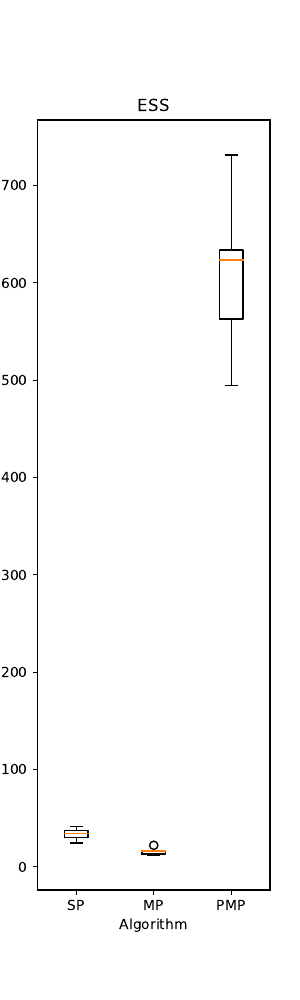

Here is the Python script that generated this plot:
import tensorflow as tf
import tensorflow_probability as tfp
import numpy as np
import random
import matplotlib.pyplot as plt
from scipy import stats
from tqdm import tqdm
import pandas as pd

import math
# 正态分布概率密度函数计算
def normal(x, mu, sigma):
    numerator = np.exp((-(x - mu) ** 2) / (2 * sigma ** 2))
    denominator = sigma * np.sqrt(2 * np.pi)
    return numerator / denominator


def SP(hops, mu, sigma):
    states = []
    burn_in = int(hops * 0.2)
    current = random.uniform(-1 * sigma + mu, 1 * sigma + mu)
    acc_num = 0
    rej_num = 0
    for i in tqdm(range(hops)):
        # 记录样本
        states.append(current)
        # 1.建议
        movement = current + random.uniform(-0.25, 0.25)
        # 2.计算接受率
        curr_prob = normal(x=current, mu=mu, sigma=sigma)
        move_prob = normal(x=movement, mu=mu, sigma=sigma)
        acceptance = move_prob / (curr_prob + move_prob)
        # 3.判定是否接受
        event = random.uniform(0, 1)
        if acceptance > event:
            current = movement
            acc_num = acc_num + 1
        else:
            rej_num = rej_num + 1

    return states[burn_in:]


def MP(hops, mu, sigma, N):
    d = 1
    I = 0
    X = np.empty([hops * (N + 1), d])
    X[0, 0] = random.uniform(-1 * sigma + mu, 1 * sigma + mu)
    Y = np.empty([N + 1, d])
    Y[0, 0] = X[0, 0]
    # generate N new points from the proposal 初始化产生N个建议值（可并行）
    for i in range(N):
        j = i + 1
        Y[j, 0] = X[0, 0] + np.random.normal()
    K = np.empty([N + 1, d])
    A = np.empty([N + 1, d])
    for i in tqdm(range(hops)):
        # 计算接受率（可并行）
        for j in range(N + 1):
            temp = 1
            for k in range(N + 1):
                K[k] = stats.norm.pdf(Y[j, 0], Y[k, 0])
                if j != k:
                    temp = K[k] * temp
            A[j, 0] = temp * normal(x=Y[j, 0], mu=mu, sigma=sigma)

        # 根据接受率采样
        B = pd.DataFrame(A.reshape(-1))
        index = pd.DataFrame(np.linspace(0, N, N + 1).astype(np.int32))
        X[i * N + i:(i + 1) * (N + 1), 0] = Y[index.sample(N + 1, replace=True, weights=B[0]).values.reshape(-1), 0]
        # 重新产生N个建议值（可并行）
        I = np.random.choice(np.linspace(i * N + i, (i + 1) * (N + 1) - 1, N + 1).astype(np.int32), 1)
        Y[0, 0] = X[I, 0]
        for i in range(N):
            j = i + 1
            Y[j, 0] = X[I, 0] + np.random.normal()

    return X[int(0.2 * hops * (N + 1)):, 0]
def PSP(hops, mu, sigma,N):

    d = 1
    I = 0
    X = np.empty([hops * (N + 1), d])
    X[0, 0] = random.uniform(-1 * sigma + mu, 1 * sigma + mu)
    Y = np.empty([N + 1, d])
    tree_deep = math.log2(N + 1)

    Y[0, 0] = X[0, 0]
    for i in range(int(tree_deep)):
        j = int(math.pow(2, i))
        for k in range(int(j)):
            Y[k+j] = Y[k] + np.random.normal()

    A = np.ones([N + 1, d])
    weights = np.empty([N + 1, d])

    for i in tqdm(range(hops)):
        # 1.计算接受率（可并行）
        ## 1.1 计算似然函数
        for all in range(N + 1):
            weights[all, 0] = normal(Y[all, 0], mu=mu, sigma=sigma)
        ## 1.2 计算接收概率
        A = np.ones([N + 1, d])
        for all in range(N + 1):
            for c in range(int(tree_deep)):
                judg = all
                j = int(math.pow(2, c + 1))
                half_j = int(j / 2)
                if judg > 0:
                    deep = int(math.log2(judg))
                while (judg > j - 1):
                    if (judg >= int(2 ** deep)):
                        judg = judg - int(2 ** deep)
                    deep = deep - 1
                if (judg < half_j):
                    w_new = weights[judg, 0] * stats.norm.pdf(Y[judg, 0], Y[judg + half_j, 0])
                    w_old = weights[judg + half_j, 0] * stats.norm.pdf(Y[judg + half_j, 0], Y[judg, 0])
                else:
                    w_new = weights[judg, 0] * stats.norm.pdf(Y[judg, 0], Y[judg - half_j, 0])
                    w_old = weights[judg - half_j, 0] * stats.norm.pdf(Y[judg - half_j, 0], Y[judg, 0])

                A[all, 0] = A[all, 0] * w_new / (w_new + w_old)

        B = pd.DataFrame(A.reshape(-1))
        index = pd.DataFrame(np.linspace(0, N, N + 1).astype(np.int32))
        X[i * N + i:(i + 1) * (N + 1), 0] = Y[index.sample(N + 1, replace=True, weights=B[0]).values.reshape(-1), 0]
        # 重新产生N个建议值（可并行）
        I = np.random.choice(np.linspace(i * N + i, (i + 1) * (N + 1) - 1, N + 1).astype(np.int32), 1)
        Y[0, 0] = X[I, 0]
        for i in range(int(tree_deep)):
            j = int(math.pow(2, i))
            for k in range(int(j)):
                Y[k + j] = Y[k] + np.random.normal()

    return X[int(0.2*hops*(N+1)):,0]

mu, sigma = 0,1
times = 6
sp = np.empty(times)
mp = np.empty(times)
pmp = np.empty(times)

for i in range(times):
    sp[i] = tfp.mcmc.effective_sample_size(tf.convert_to_tensor(SP(16000,mu=mu,sigma=sigma)),filter_beyond_positive_pairs=True)
    mp[i] = tfp.mcmc.effective_sample_size(tf.convert_to_tensor(MP(1000, mu=mu, sigma=sigma, N=15)), filter_beyond_positive_pairs=True)
    pmp[i] = tfp.mcmc.effective_sample_size(tf.convert_to_tensor(PSP(1000, mu=mu, sigma=sigma,N=15)), filter_beyond_positive_pairs=True)

print(sp)
print(mp)
print(pmp)
data = np.ones([times,3])
data[:, 0]=sp
data[:, 1]=mp
data[:, 2]=pmp
fig = plt.figure(figsize=(3,10))
plt.title("ESS")
plt.xlabel("Algorithm")
labels = 'SP','MP','PMP'
view = plt.boxplot(data,labels=labels)
plt.savefig("ess.pdf")